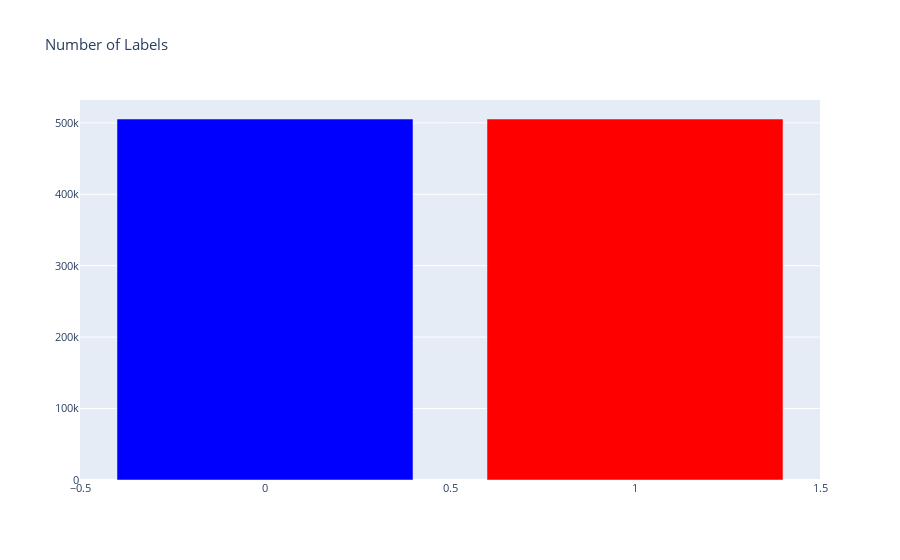

Notebook code cell kept with this figure:
### Code cell
cnt_lbl = train_df['label'].value_counts()
trace = go.Bar(
    x=cnt_lbl.index,
    y=cnt_lbl.values,
    marker=dict(
        color=cnt_lbl.values,
        colorscale = 'Picnic',
        reversescale = True
    ),
)

layout = go.Layout(
    title='Number of Labels',
    font=dict(size=11)
)

data = [trace]
fig = go.Figure(data=data, layout=layout)
py.iplot(fig, filename="TargetCount")

### Figure 1 — Plotly figure (JSON) as saved in the notebook; plotly's stock layout.template omitted (floating-point values rounded to 4 significant figures)
{"data": [{"marker": {"color": [505405, 505368], "colorscale": [[0, "rgb(0,0,255)"], [0.1, "rgb(51,153,255)"], [0.2, "rgb(102,204,255)"], [0.3, "rgb(153,204,255)"], [0.4, "rgb(204,204,255)"], [0.5, "rgb(255,255,255)"], [0.6, "rgb(255,204,255)"], [0.7, "rgb(255,153,255)"], [0.8, "rgb(255,102,204)"], [0.9, "rgb(255,102,102)"], [1, "rgb(255,0,0)"]], "reversescale": true}, "type": "bar", "x": [0, 1], "y": [505405, 505368]}], "layout": {"font": {"size": 11}, "title": {"text": "Number of Labels"}}}
